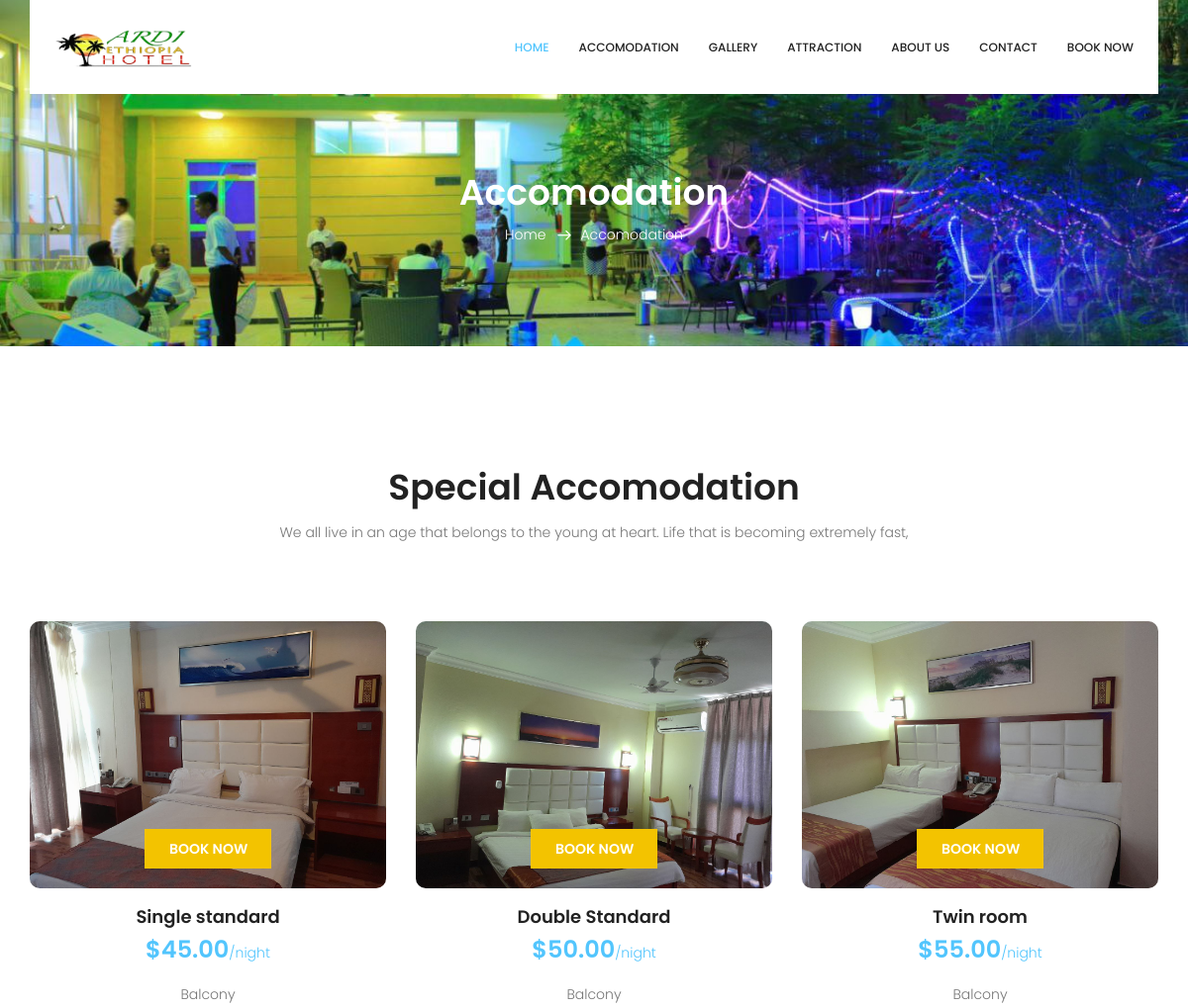
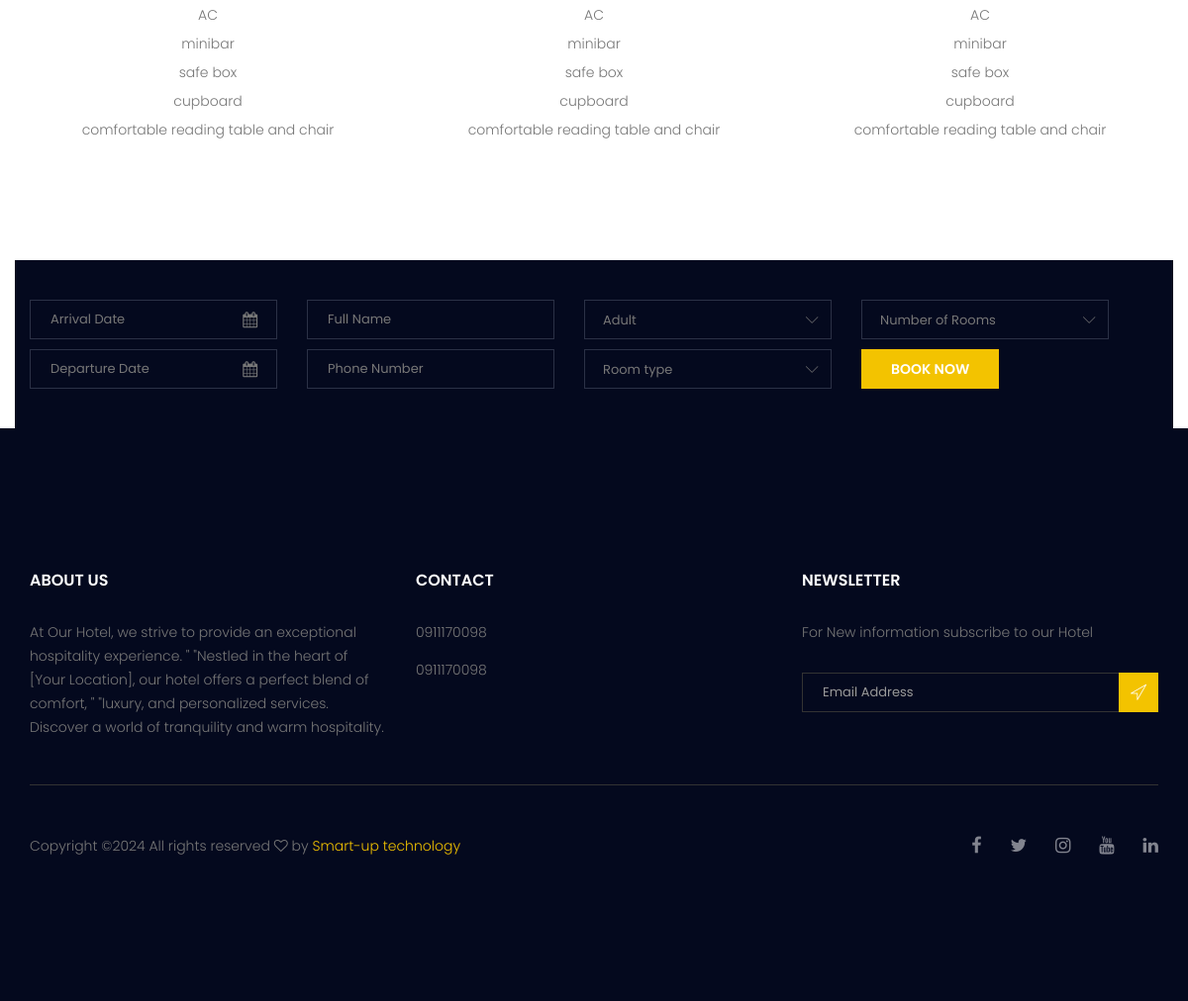
/accomodation/, run on the app's committed database (2 pictures, top to bottom).
### website/models.py (models this page shows, shortened)
class Hotel(models.Model):
    name = models.CharField(max_length=255, verbose_name='Hotel Name')
    address = models.TextField(verbose_name='Address')
    phone_number1 = models.CharField(max_length=15, verbose_name='Phone Number 1')
    phone_number2 = models.CharField(max_length=15, verbose_name='Phone Number 2', blank=True, null=True)
    email = models.EmailField(verbose_name='Email')
    website = models.URLField(verbose_name='Website', blank=True, null=True)
    description = models.TextField(verbose_name='Description')
    logo = models.ImageField(upload_to='hotel_logos/', verbose_name='Hotel Logo', blank=True, null=True)
    class Meta:
        verbose_name = 'Hotel'
        verbose_name_plural = 'Hotels'

class HeaderImage(models.Model):
    title = models.CharField(max_length=255, verbose_name='Title')
    header_image = models.ImageField(upload_to='header_images/', verbose_name='Image')
    class Meta:
        verbose_name = 'Header Image'
        verbose_name_plural = 'Header Image'

class Accommodation(models.Model):
    room_type = models.CharField(max_length=255, verbose_name='Room Type')
    description = models.TextField(verbose_name='Description')
    description_detail = models.TextField(null=True,blank=True)
    price_per_night = models.DecimalField(max_digits=10, decimal_places=2, verbose_name='Price per Night')
    capacity = models.IntegerField(verbose_name='Capacity')
    amenities = models.ManyToManyField('Amenity', blank=True, verbose_name='Amenities')
    image = models.ImageField(upload_to='accommodation_images/', verbose_name='Image')
    image1 = models.ImageField(upload_to='accommodation_images/', verbose_name='Image' ,null=True,blank=True)
    image2 = models.ImageField(upload_to='accommodation_images/', verbose_name='Image' ,null=True,blank=True)
    image3 = models.ImageField(upload_to='accommodation_images/', verbose_name='Image' ,null=True,blank=True)
    class Meta:
        verbose_name = 'Accommodation'
        verbose_name_plural = 'Accommodations'

class Amenity(models.Model):
    name = models.CharField(max_length=255, verbose_name='Amenity Name')
    class Meta:
        verbose_name = 'Amenity'
        verbose_name_plural = 'Amenities'

class AboutUs(models.Model):
    title = models.CharField(max_length=255, verbose_name='Title')
    content = models.TextField(verbose_name='Content')
    image = models.ImageField(upload_to='about_us_images/', verbose_name='Image', blank=True, null=True)
    class Meta:
        verbose_name = 'About Us'
        verbose_name_plural = 'About Us'

### website/views.py (the view)
# urls.py: path('accomodation/',  views.accommodation, name='accomodation'),
def accommodation(request):
    accommodations = Accommodation.objects.all()
    context = {'accommodations':accommodations}
    context.update(data_for_all())
    return render(request,'accommodations.html',context)

### website/views.py (called while the page is built)
def data_for_all():
    hotels = Hotel.objects.last()
    contact_info = ContactInfo.objects.last()
    about_us = AboutUs.objects.last()
    header_image = HeaderImage.objects.last()
    context={
             'contact_info':contact_info,
             'about_us':about_us,
             'header_image':header_image,
             'hotels':hotels}
    return context

### templates/accommodations.html (shortened to what this page needs)
{% extends "base.html" %} {%load static %} {% block content %}
        <section class="breadcrumb_area">
            <div class="overlay bg-parallax" style="background: url('{{ header_image.header_image.url }}') no-repeat center/cover; background-attachment: fixed;" data-stellar-ratio="0.8" data-stellar-vertical-offset="0" data-background=""></div>
            <div class="container">
                <div class="page-cover text-center">
                    <h2 class="page-cover-tittle">Accomodation</h2>
                    <ol class="breadcrumb">
                        <li><a href="index.html">Home</a></li>
                        <li class="active">Accomodation</li>
                    </ol>
                </div>
            </div>
        </section>
        <section class="accomodation_area section_gap">
            <div class="container">
                <div class="section_title text-center">
                    <h2 class="title_color">Special Accomodation</h2>
                    <p>We all live in an age that belongs to the young at heart. Life that is becoming extremely fast,</p>
                </div>
                <div class="row mb_30">
                    {% for accommodation in accommodations %}
                    <div class="col-lg-4 col-sm-6">
                        <div class="accomodation_item text-center">
                            <div class="hotel_img">
                                <img src="{{ accommodation.image.url }}" alt="{{ accommodation.title }}" class="img-fluid" >
                                <a href="{% url 'hotel:accommodation_details' accommodation.id %}" class="btn theme_btn button_hover">Book Now</a>
                            </div>
                            <a href="{% url 'hotel:accommodation_details' accommodation.id %}">
                                <h4 class="sec_h4">{{ accommodation.room_type }}</h4>
                            </a>
                            <h5>${{ accommodation.price_per_night }}<small>/night</small></h5>
                            <p> <ul class="unordered-list1">
                                {% for service in accommodation.amenities.all %}
                                <li > {{ service.name }}</li>
                                {% endfor %}
                            </ul></p>
                        </div>
                    </div>
                {% endfor %}
                </div>
            </div>
        </section>
        {% include "booking.html" %}
{% endblock %}

### templates/base.html (shortened to what this page needs)
{%load static %}
<!doctype html>
<html lang="en">
    <head>
        {% include "css.html" %}
    </head>
    <body>
        {% include "header.html" %}
        {% block content %}
        {% endblock content %}
        {% include "footer.html" %}
    </body>
</html>

### templates/css.html
{%load static %}
 <link rel="stylesheet" href="{% static 'css/bootstrap.css' %}">
 <link rel="stylesheet" href="{% static 'vendors/linericon/style.css' %}">
 <link rel="stylesheet" href="{% static 'css/font-awesome.min.css' %}">
 <link rel="stylesheet" href="{% static 'vendors/owl-carousel/owl.carousel.min.css' %}">
 <link rel="stylesheet" href="{% static 'vendors/bootstrap-datepicker/bootstrap-datetimepicker.min.css' %}">
 <link rel="stylesheet" href="{% static 'vendors/nice-select/css/nice-select.css' %}">
 <link rel="stylesheet" href="{% static 'vendors/owl-carousel/owl.carousel.min.css' %}">
 <link rel="stylesheet" href="{% static 'css/style.css' %}">
 <link rel="stylesheet" href="{% static 'css/responsive.css' %}">

### templates/header.html (shortened to what this page needs)
{%load static %}
<header class="header_area">
    <div class="container">
        <nav class="navbar navbar-expand-lg navbar-light">
            <a class="navbar-brand logo_h" href="{% url 'hotel:index' %}"><img src="{{hotels.logo.url}}" width="140" height="90" alt=""></a>
            <div class="collapse navbar-collapse offset" id="navbarSupportedContent">
                <ul class="nav navbar-nav menu_nav ml-auto">
                    <li class="nav-item active"><a class="nav-link" href="{% url 'hotel:index' %}">Home</a></li>
                    <li class="nav-item"><a class="nav-link" href="{% url 'hotel:accomodation' %}">Accomodation</a></li>
                    <li class="nav-item"><a class="nav-link" href="{% url 'hotel:gallery' %}">Gallery</a></li>
                    <li class="nav-item"><a class="nav-link" href="{% url 'hotel:attraction' %}">Attraction</a></li>
                    <li class="nav-item"><a class="nav-link" href="{% url 'hotel:about_us' %}">About us</a></li>
                    <li class="nav-item"><a class="nav-link" href="{% url 'hotel:contact_us' %}">Contact</a></li>
                    <li class="nav-item"><a class="nav-link" href="#" data-toggle="modal" data-target="#bookingModal">Book Now</a></li>
                </ul>
            </div>
        </nav>
    </div>
</header>

### templates/booking.html (shortened to what this page needs)
<section class="hotel_booking_area">
    <div class="container">
        <div class="row hotel_booking_table">
            <div class="col-md-12">
                <div class="boking_table">
                    <form action="{% url 'hotel:book' %}" method="POST" class="contact-form">
                    <div class="row">
                        <div class="col-md-3">
                            <div class="book_tabel_item">
                                <div class="form-group">
                                    <div class='input-group date' id='datetimepicker11'>
                                        <input type='text' class="form-control" placeholder="Arrival Date"/>
                                        <span class="input-group-addon">
                                            <i class="fa fa-calendar" aria-hidden="true"></i>
                                        </span>
                                    </div>
                                </div>
                                <div class="form-group">
                                    <div class='input-group date' id='datetimepicker1'>
                                        <input type='text' class="form-control" placeholder="Departure Date"/>
                                        <span class="input-group-addon">
                                            <i class="fa fa-calendar" aria-hidden="true"></i>
                                        </span>
                                    </div>
                                </div>
                            </div>
                        </div>
                        <div class="col-md-3">
                            <div class="book_tabel_item">
                                <div class="form-group">
                                    <div class='input-group date' >
                                        <input type='text'  name="fullname" class="form-control" placeholder="Full Name"/>
                                    </div>
                                </div>
                                <div class="form-group">
                                    <div class='input-group date' >
                                        <input type='text'name="phonenumber"  class="form-control" placeholder="Phone Number"/>
                                    </div>
                                </div>
                            </div>
                        </div>
                        <div class="col-md-3">
                            <div class="book_tabel_item">
                                <div class="input-group">
                                </div>
                                <div class="input-group">
                                </div>
                            </div>
                        </div>
                        <div class="col-md-3">
                            <div class="book_tabel_item">
                                <div class="input-group">
                                </div>
                                <button type="submit" value="submit" class="btn theme_btn button_hover">Book Now</button>
                            </div>
                        </div>
                    </div>
                </form>
                </div>
            </div>
        </div>
    </div>
</section>

### templates/footer.html (shortened to what this page needs)
{%load static %}
<footer class="footer-area section_gap">
	<div class="container">
		<div class="row">
			<div class="col-lg-4  col-md-6 col-sm-6">
				<div class="single-footer-widget">
					<h6 class="footer_title">About US</h6>
					<p>{{about_us.content}}</p>
				</div>
			</div>
			<div class="col-lg-4 col-md-6 col-sm-6">
				<div class="single-footer-widget">
					<h6 class="footer_title">Contact</h6>
					<div class="row">
						<div class="col-12">
							<ul class="list_style">
								<li><a href="#">{{hotels.phone_number1}}</a></li>
								<li><a href="#">{{hotels.phone_number2}}</a></li>
								<li><a href="#">{{contact_info.phone_number2}}</a></li>
							</ul>
						</div>
					</div>
				</div>
			</div>
			<div class="col-lg-4 col-md-6 col-sm-6">
				<div class="single-footer-widget">
					<h6 class="footer_title">Newsletter</h6>
					<p>For New information subscribe to our Hotel </p>
					<div id="mc_embed_signup">
						<form target="_blank" action="https://spondonit.us12.list-manage.com/subscribe/post?u=1462626880ade1ac87bd9c93a&amp;id=92a4423d01" method="get" class="subscribe_form relative">
							<div class="input-group d-flex flex-row">
								<input name="EMAIL" placeholder="Email Address" onfocus="this.placeholder = ''" onblur="this.placeholder = 'Email Address '" required="" type="email">
								<button class="btn sub-btn"><span class="lnr lnr-location"></span></button>
							</div>
						</form>
					</div>
				</div>
			</div>
		</div>
		<div class="border_line"></div>
		<div class="row footer-bottom d-flex justify-content-between align-items-center">
			<p class="col-lg-8 col-sm-12 footer-text m-0">
Copyright &copy;<script>document.write(new Date().getFullYear());</script> All rights reserved <i class="fa fa-heart-o" aria-hidden="true"></i> by <a href="#" target="_blank">Smart-up technology</a>
</p>
			<div class="col-lg-4 col-sm-12 footer-social">
				<a href="{{contact_info.facebook}}"><i class="fa fa-facebook"></i></a>
				<a href="{{contact_info.phontwittere_number}}"><i class="fa fa-twitter"></i></a>
				<a href="{{contact_info.instagram}}"><i class="fa fa-instagram"></i></a>
				<a href="{{contact_info.youtube}}"><i class="fa fa-youtube"></i></a>
				<a href="{{contact_info.linkedin}}"><i class="fa fa-linkedin"></i></a>
			</div>
		</div>
	</div>
</footer>

### templates/js.html (shortened to what this page needs)
{%load static %}

### templates/accommodations.html (style rules this page uses)
.accomodation_item ul { list-style: none; padding: 0; margin: 0; }
.accomodation_item ul li { margin-bottom: 5px; }

### data on the page
Hotel: logo (picture), phone_number1 "0911170098", phone_number2 "0911170098"
HeaderImage: header_image (picture)
Accommodation: image (picture), room_type "Single standard", price_per_night "45.00"
Amenity: name "Balcony"
Amenity: name "AC"
Amenity: name "minibar"
Amenity: name "safe box"
Amenity: name "cupboard"
Amenity: name "comfortable reading table and chair"
Accommodation: image (picture), room_type "Double Standard", price_per_night "50.00"
Accommodation: image (picture), room_type "Twin room", price_per_night "55.00"
AboutUs: content "At Our Hotel, we strive to provide an exceptional hospitality experience. \" \"Nestled in the heart of [Your Location], our hotel offers a perfect blend of comfort, \" \"luxury, and personalized services. Discover a world of tranquility and warm hospitality."
